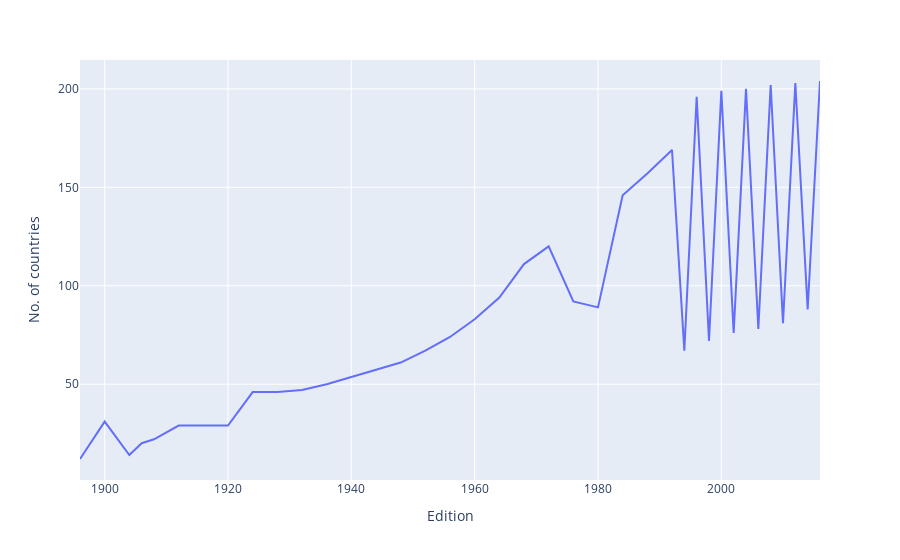

Here is the notebook cell this chart was saved with:
### Code cell
import plotly.express as px
fig = px.line(nations_Over_time, x='Edition', y='No. of countries')
fig.show()

### Figure 1 — Plotly figure (JSON) as saved in the notebook; plotly's stock layout.template omitted (floating-point values rounded to 4 significant figures)
{"data": [{"hovertemplate": "Edition=%{x}<br>No. of countries=%{y}<extra></extra>", "legendgroup": "", "line": {"color": "#636efa", "dash": "solid"}, "marker": {"symbol": "circle"}, "mode": "lines", "name": "", "orientation": "v", "showlegend": false, "type": "scatter", "x": [1896, 1900, 1904, 1906, 1908, 1912, 1920, 1924, 1928, 1932, 1936, 1948, 1952, 1956, 1960, 1964, 1968, 1972, 1976, 1980, 1984, 1988, 1992, 1994, 1996, 1998, 2000, 2002, 2004, 2006, 2008, 2010, 2012, 2014, 2016], "xaxis": "x", "y": [12, 31, 14, 20, 22, 29, 29, 46, 46, 47, 50, 61, 67, 74, 83, 94, 111, 120, 92, 89, 146, 157, 169, 67, 196, 72, 199, 76, 200, 78, 202, 81, 203, 88, 204], "yaxis": "y"}], "layout": {"legend": {"tracegroupgap": 0}, "margin": {"t": 60}, "xaxis": {"anchor": "y", "domain": [0, 1], "title": {"text": "Edition"}}, "yaxis": {"anchor": "x", "domain": [0, 1], "title": {"text": "No. of countries"}}}}
